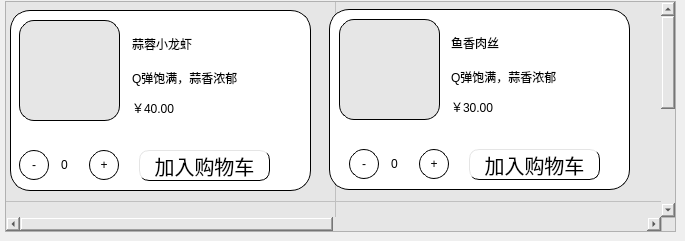
      <widget class="QWidget" name="page_10">
       <widget class="QTableWidget" name="tableWidget">
        <property name="geometry">
         <rect>
          <x>5</x>
          <y>1</y>
          <width>671</width>
          <height>231</height>
         </rect>
        </property>
        <property name="styleSheet">
         <string notr="true">background-color: rgb(230, 230, 230);
</string>
        </property>
        <property name="showGrid">
         <bool>true</bool>
        </property>
        <attribute name="horizontalHeaderVisible">
         <bool>false</bool>
        </attribute>
        <attribute name="horizontalHeaderDefaultSectionSize">
         <number>330</number>
        </attribute>
        <attribute name="horizontalHeaderHighlightSections">
         <bool>true</bool>
        </attribute>
        <attribute name="verticalHeaderVisible">
         <bool>false</bool>
        </attribute>
        <attribute name="verticalHeaderDefaultSectionSize">
         <number>200</number>
        </attribute>
        <attribute name="verticalHeaderHighlightSections">
         <bool>true</bool>
        </attribute>
        <row>
         <property name="text">
          <string>新建行</string>
         </property>
        </row>
        <row>
         <property name="text">
          <string>新建行</string>
         </property>
        </row>
        <column>
         <property name="text">
          <string>新建列</string>
         </property>
        </column>
        <column>
         <property name="text">
          <string>新建列</string>
         </property>
        </column>
       </widget>
       <widget class="QWidget" name="widget_main1" native="true">
        <property name="geometry">
         <rect>
          <x>0</x>
          <y>0</y>
          <width>321</width>
          <height>201</height>
         </rect>
        </property>
        <widget class="QWidget" name="widget_xia" native="true">
         <property name="geometry">
          <rect>
           <x>10</x>
           <y>10</y>
           <width>301</width>
           <height>181</height>
          </rect>
         </property>
         <property name="styleSheet">
          <string notr="true">QWidget{
	background-color: rgb(255, 255, 255);
	border-radius:20px;
	border:1px solid black;
}

QWidget:hover{
	border-radius:20px;
	border:1px solid blue;
}
QToolButton{

	border-radius:15px;
}
QPushButton:hover{
	background-color: rgb(0, 170, 255);
}
QToolButton:hover{
	color: rgb(0, 170, 255);
}</string>
         </property>
         <widget class="QToolButton" name="xia_jia">
          <property name="geometry">
           <rect>
            <x>79</x>
            <y>140</y>
            <width>30</width>
            <height>30</height>
           </rect>
          </property>
          <property name="styleSheet">
           <string notr="true"/>
          </property>
          <property name="text">
           <string>+</string>
          </property>
         </widget>
         <widget class="QLineEdit" name="xia_text">
          <property name="geometry">
           <rect>
            <x>120</x>
            <y>60</y>
            <width>174</width>
            <height>22</height>
           </rect>
          </property>
          <property name="styleSheet">
           <string notr="true">QLineEdit{
	border:none;
	font:20px &quot;楷体&quot;;
}</string>
          </property>
          <property name="text">
           <string>Q弹饱满，蒜香浓郁</string>
          </property>
          <property name="readOnly">
           <bool>true</bool>
          </property>
         </widget>
         <widget class="QLabel" name="xia_tu">
          <property name="geometry">
           <rect>
            <x>9</x>
            <y>10</y>
            <width>101</width>
            <height>101</height>
           </rect>
          </property>
          <property name="styleSheet">
           <string notr="true">QLabel{
	background-color: ;
	background-color: rgb(230, 230, 230);
	border-radius:15px;
}
</string>
          </property>
          <property name="text">
           <string/>
          </property>
          <property name="pixmap">
           <pixmap resource="images.qrc">:/xia.png</pixmap>
          </property>
          <property name="scaledContents">
           <bool>true</bool>
          </property>
         </widget>
         <widget class="QLineEdit" name="xia_num">
          <property name="geometry">
           <rect>
            <x>49</x>
            <y>140</y>
            <width>21</width>
            <height>30</height>
           </rect>
          </property>
          <property name="styleSheet">
           <string notr="true">QLineEdit {

	border:none;
}</string>
          </property>
          <property name="text">
           <string>0</string>
          </property>
         </widget>
         <widget class="QPushButton" name="xia_bt">
          <property name="geometry">
           <rect>
            <x>129</x>
            <y>140</y>
            <width>131</width>
            <height>31</height>
           </rect>
          </property>
          <property name="styleSheet">
           <string notr="true">QPushButton{
	border-radius:10px;
	font:20px;
	border-left:1px solid rgb(229,229,229);
	border-top:1px solid rgb(229,229,229);
	
}</string>
          </property>
          <property name="text">
           <string>加入购物车</string>
          </property>
         </widget>
         <widget class="QToolButton" name="xia_jian">
          <property name="geometry">
           <rect>
            <x>9</x>
            <y>140</y>
            <width>30</width>
            <height>30</height>
           </rect>
          </property>
          <property name="text">
           <string>-</string>
          </property>
         </widget>
         <widget class="QLineEdit" name="xia_line">
          <property name="geometry">
           <rect>
            <x>120</x>
            <y>20</y>
            <width>161</width>
            <height>34</height>
           </rect>
          </property>
          <property name="styleSheet">
           <string notr="true">QLineEdit{
	border:none;
	font:30px &quot;楷体&quot;;
}</string>
          </property>
          <property name="text">
           <string>蒜蓉小龙虾</string>
          </property>
          <property name="readOnly">
           <bool>true</bool>
          </property>
         </widget>
         <widget class="QLineEdit" name="xia_piece">
          <property name="geometry">
           <rect>
            <x>120</x>
            <y>90</y>
            <width>174</width>
            <height>22</height>
           </rect>
          </property>
          <property name="styleSheet">
           <string notr="true">QLineEdit{
	border:none;
	font:20px &quot;楷体&quot;;
}</string>
          </property>
          <property name="text">
           <string>￥40.00</string>
          </property>
          <property name="readOnly">
           <bool>true</bool>
          </property>
         </widget>
        </widget>
       </widget>
       <widget class="QWidget" name="widget_main2" native="true">
        <property name="geometry">
         <rect>
          <x>309</x>
          <y>-1</y>
          <width>331</width>
          <height>201</height>
         </rect>
        </property>
        <widget class="QWidget" name="widget_rose" native="true">
         <property name="geometry">
          <rect>
           <x>20</x>
           <y>10</y>
           <width>301</width>
           <height>181</height>
          </rect>
         </property>
         <property name="styleSheet">
          <string notr="true">QWidget{
	background-color: rgb(255, 255, 255);
	border-radius:20px;
	border:1px solid black;
}

QWidget:hover{
	border-radius:20px;
	border:1px solid blue;
}
QToolButton{

	border-radius:15px;
}
QPushButton:hover{
	background-color: rgb(0, 170, 255);
}
QToolButton:hover{
	color: rgb(0, 170, 255);
}</string>
         </property>
         <widget class="QToolButton" name="rose_jia">
          <property name="geometry">
           <rect>
            <x>90</x>
            <y>140</y>
            <width>30</width>
            <height>30</height>
           </rect>
          </property>
          <property name="styleSheet">
           <string notr="true"/>
          </property>
          <property name="text">
           <string>+</string>
          </property>
         </widget>
         <widget class="QLineEdit" name="xia_text_3">
          <property name="geometry">
           <rect>
            <x>120</x>
            <y>60</y>
            <width>174</width>
            <height>22</height>
           </rect>
          </property>
          <property name="styleSheet">
           <string notr="true">QLineEdit{
	border:none;
	font:20px &quot;楷体&quot;;
}</string>
          </property>
          <property name="text">
           <string>Q弹饱满，蒜香浓郁</string>
          </property>
          <property name="readOnly">
           <bool>true</bool>
          </property>
         </widget>
         <widget class="QLabel" name="xia_tu_3">
          <property name="geometry">
           <rect>
            <x>10</x>
            <y>10</y>
            <width>101</width>
            <height>101</height>
           </rect>
          </property>
          <property name="styleSheet">
           <string notr="true">QLabel{
	background-color: ;
	background-color: rgb(230, 230, 230);
	border-radius:15px;
}
</string>
          </property>
          <property name="text">
           <string/>
          </property>
          <property name="pixmap">
           <pixmap resource="images.qrc">:/rose.png</pixmap>
          </property>
          <property name="scaledContents">
           <bool>true</bool>
          </property>
         </widget>
         <widget class="QLineEdit" name="rose_num">
          <property name="geometry">
           <rect>
            <x>60</x>
            <y>140</y>
            <width>21</width>
            <height>30</height>
           </rect>
          </property>
          <property name="styleSheet">
           <string notr="true">QLineEdit {

	border:none;
}</string>
          </property>
          <property name="text">
           <string>0</string>
          </property>
         </widget>
         <widget class="QPushButton" name="xia_bt_3">
          <property name="geometry">
           <rect>
            <x>140</x>
            <y>140</y>
            <width>131</width>
            <height>31</height>
           </rect>
          </property>
          <property name="styleSheet">
           <string notr="true">QPushButton{
	border-radius:10px;
	font:20px;
	border-left:1px solid rgb(229,229,229);
	border-top:1px solid rgb(229,229,229);
	
}</string>
          </property>
          <property name="text">
           <string>加入购物车</string>
          </property>
         </widget>
         <widget class="QToolButton" name="rose_jian">
          <property name="geometry">
           <rect>
            <x>20</x>
            <y>140</y>
            <width>30</width>
            <height>30</height>
           </rect>
          </property>
          <property name="text">
           <string>-</string>
          </property>
         </widget>
         <widget class="QLineEdit" name="rose_line">
          <property name="geometry">
           <rect>
            <x>120</x>
            <y>20</y>
            <width>131</width>
            <height>34</height>
           </rect>
          </property>
          <property name="styleSheet">
           <string notr="true">QLineEdit{
	border:none;
	font:30px &quot;楷体&quot;;
}</string>
          </property>
          <property name="text">
           <string>鱼香肉丝</string>
          </property>
          <property name="readOnly">
           <bool>true</bool>
          </property>
         </widget>
         <widget class="QLineEdit" name="xia_piece_3">
          <property name="geometry">
           <rect>
            <x>120</x>
            <y>90</y>
            <width>174</width>
            <height>22</height>
           </rect>
          </property>
          <property name="styleSheet">
           <string notr="true">QLineEdit{
	border:none;
	font:20px &quot;楷体&quot;;
}</string>
          </property>
          <property name="text">
           <string>￥30.00</string>
          </property>
          <property name="readOnly">
           <bool>true</bool>
          </property>
         </widget>
        </widget>
       </widget>
      </widget>
